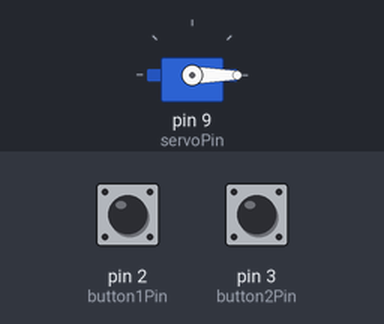
The sketch below on a simulated Arduino Uno, built with avr-gcc and run on an emulated ATmega328P. Parts: servo. The inputs (shaded band) are chosen by the test bench; at power-on: pin 2 (button1Pin) HIGH, pin 3 (button2Pin) HIGH.

Above: at 1.2 s.
1.3 s: pin 2 (button1Pin) pulled LOW for 0.15 s
At 1.8 s:
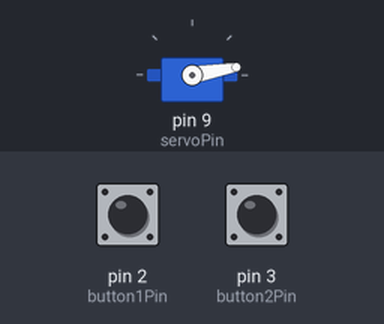
2.9 s: pin 2 (button1Pin) pulled LOW for 1 s
At 4.3 s:
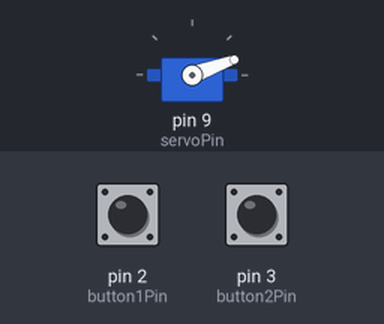
5.4 s: pin 3 (button2Pin) pulled LOW for 0.15 s
At 6.2 s:
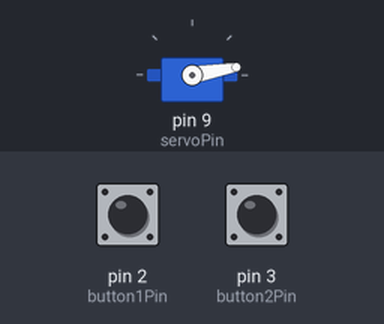
7.0 s: pin 2 (button1Pin) pulled LOW for 3.2 s
At 7.4 s:
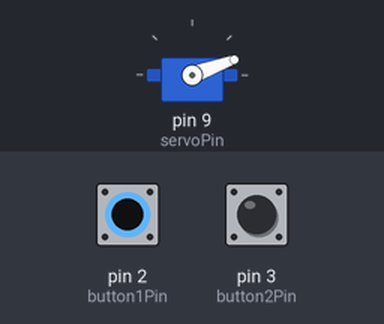
11.7 s: pin 2 (button1Pin) pulsed LOW 5 times (0.12 s each, 0.3 s apart)
At 14.3 s:
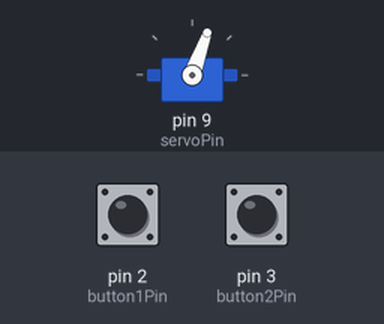
14.7 s: pin 2 (button1Pin) pulled LOW for 0.15 s
At 15.6 s:
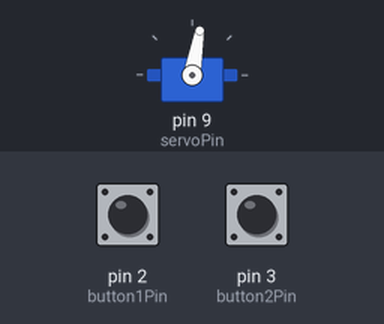
Timing chart, 0 to 17.3 s (numbered marks = the images above; inputs shaded):
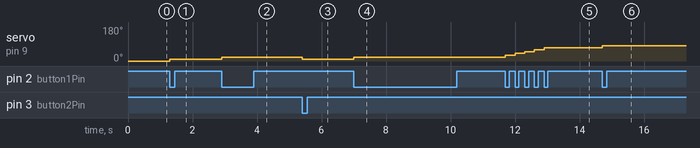

Measured:
- after the input at 1.3 s, servo on pin 9 (servoPin): 0° → 10° at once
- after the input at 2.9 s, servo on pin 9 (servoPin): 10° → 20° at once
- after the input at 5.4 s, servo on pin 9 (servoPin): 20° → 10° at once
- after the input at 7.0 s, servo on pin 9 (servoPin): 10° → 20° at once
- after the input at 11.7 s, servo on pin 9 (servoPin): moves from 20° to 70° over 1.2 s, starting at once
- after the input at 14.7 s, servo on pin 9 (servoPin): 70° → 80° at once

The sketch:

z3.ino
```cpp
#include <Servo.h>

// Definicije pinova
const int servoPin    = 9;  // Servo motor spojen na pin 9
const int button1Pin  = 2;  // Tipkalo za povećanje kuta (rotacija u jednom smjeru)
const int button2Pin  = 3;  // Tipkalo za smanjenje kuta (rotacija u suprotnom smjeru)

// Debounce kašnjenje u milisekundama
const int debounceDelay = 50;

Servo myServo;
int currentAngle = 0;  // Početni kut (0°)

void setup() {
  myServo.attach(servoPin);
  // Postavljamo tipkala, koristeći interne pull-up otpornike:
  pinMode(button1Pin, INPUT_PULLUP);
  pinMode(button2Pin, INPUT_PULLUP);

  // Inicijalno postavljanje servo motora
  myServo.write(currentAngle);
}

void loop() {
  // Čitamo stanja tipkala (s obzirom da su u INPUT_PULLUP načinu, nepregnuta stanja su HIGH,
  // a kada se tipkalo pritisne, pin ide u LOW stanje)
  bool button1State = digitalRead(button1Pin);
  bool button2State = digitalRead(button2Pin);

  // Ako su oba tipkala pritisnuta, resetiraj servo na 0°
  if (button1State == LOW && button2State == LOW) {
    currentAngle = 0;
    myServo.write(currentAngle);
    delay(debounceDelay);
    // Čekamo dok se oba tipkala ne otpuste
    while(digitalRead(button1Pin) == LOW || digitalRead(button2Pin) == LOW);
    delay(debounceDelay);
  }
  // Ako je pritisnuto samo tipkalo 1 (povećanje kuta)
  else if (button1State == LOW) {
    if (currentAngle < 180) {
      currentAngle += 10;
    }
    myServo.write(currentAngle);
    delay(debounceDelay);
    // Čekamo dok se tipkalo ne otpusti
    while(digitalRead(button1Pin) == LOW);
    delay(debounceDelay);
  }
  // Ako je pritisnuto samo tipkalo 2 (smanjenje kuta)
  else if (button2State == LOW) {
    if (currentAngle > 0) {
        currentAngle -= 10;
    }
    myServo.write(currentAngle);
    delay(debounceDelay);
    // Čekamo dok se tipkalo ne otpusti
    while(digitalRead(button2Pin) == LOW);
    delay(debounceDelay);
  }
}
```
